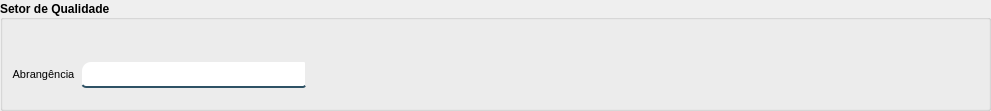
      <widget class="QGroupBox" name="groupBox_88">
       <property name="geometry">
        <rect>
         <x>20</x>
         <y>180</y>
         <width>991</width>
         <height>111</height>
        </rect>
       </property>
       <property name="font">
        <font>
         <bold>true</bold>
        </font>
       </property>
       <property name="title">
        <string>Setor de Qualidade</string>
       </property>
       <property name="alignment">
        <set>Qt::AlignLeading|Qt::AlignLeft|Qt::AlignVCenter</set>
       </property>
       <widget class="QWidget" name="layoutWidget">
        <property name="geometry">
         <rect>
          <x>12</x>
          <y>59</y>
          <width>294</width>
          <height>31</height>
         </rect>
        </property>
        <layout class="QHBoxLayout" name="horizontalLayout_54">
         <item>
          <widget class="QLabel" name="label_30">
           <property name="font">
            <font>
             <pointsize>8</pointsize>
             <bold>false</bold>
            </font>
           </property>
           <property name="styleSheet">
            <string notr="true">color: rgb(0, 0, 0);</string>
           </property>
           <property name="text">
            <string>Abrangência</string>
           </property>
           <property name="alignment">
            <set>Qt::AlignCenter</set>
           </property>
          </widget>
         </item>
         <item>
          <widget class="QLineEdit" name="cb_funcao_outros_2">
           <property name="enabled">
            <bool>false</bool>
           </property>
           <property name="minimumSize">
            <size>
             <width>220</width>
             <height>23</height>
            </size>
           </property>
           <property name="styleSheet">
            <string notr="true">background-color: rgb(255, 255, 255);
border:2px solid rgba(0,0,0,0);
border-bottom-color:rgba(46,82,101,255);
color:rgb(0,0,0);
padding-bottom:7px;
border-top-left-radius : 10px;
border-top-right-radius : 2px;
border-bottom-left-radius:5px;
border-bottom-right-radius : 3px;</string>
           </property>
          </widget>
         </item>
        </layout>
       </widget>
      </widget>
